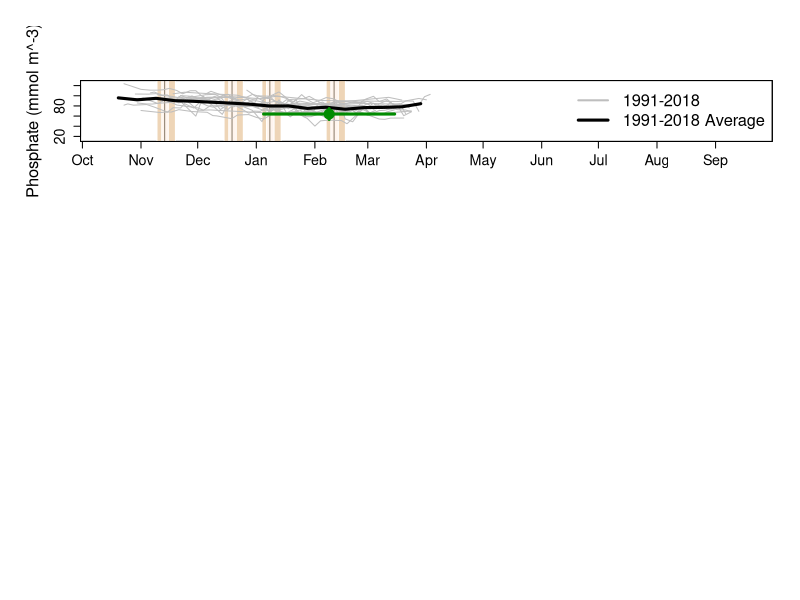
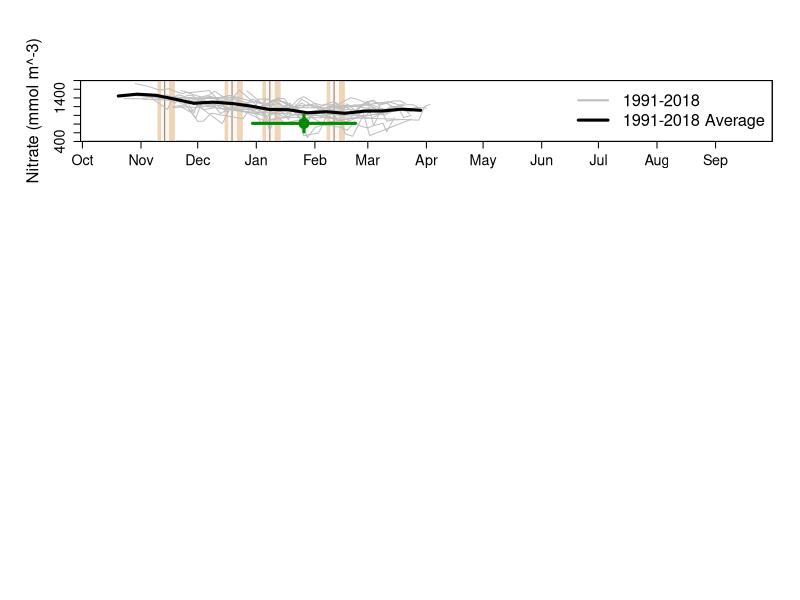

The R source for these figures, in order:
require(lubridate)
require(zoo)
require(ggplot2)
require(reshape2)
require(openxlsx)

####### early vs lat ice yrs. 
late <- c(1991, 1994, 2004, 2013, 2015) 
early<- c (1992, 1998, 2007, 2008, 2010)

#### directories 
data_wd<-"~/Desktop/CodeData/DATA/"
plot_wd<-"~/Desktop/CodeData/PLOTS/"

####### Load Data ########
setwd(data_wd)
mn_repro_dates <- read.xlsx("Pal Datasets.xlsx", sheet = "Adélie", skipEmptyRows = FALSE)
nut <- read.xlsx("Pal Datasets.xlsx", sheet = "Nutrients", skipEmptyRows = FALSE)


####### Loop through each season to pull out min/max for variable of interest #####
Phos_min<-NULL
Nitrate_min<-NULL

for(g in 1:length(unique(nut$Season))){
  this_yr<-unique(nut$Season)[g]
  v1<-subset(nut, nut$Season == this_yr)
  v1<-v1[order(v1$Days.Sept30 ),]
  ###### calculate min
  Nitrate_min<-rbind(Nitrate_min, rbind(
    c("Nitrate",  this_yr, v1$Days.Sept30[which.min(v1[,7])], v1[,7][which.min(v1[,7])])))
  Phos_min<-rbind(Phos_min, rbind(
    c("Phosphate",  this_yr, v1$Days.Sept30[which.min(v1[,6])], v1[,6][which.min(v1[,6])])))
  
 # dev.new()
  #par(mfrow=c(1,2))
 # plot(v1$Days.Sept30, v1[,6], type="o", main=c(g, this_yr), xlim=c(1, 200))
 # abline(v= v1$Days.Sept30[which.min(v1[,6])], col="green")
 # abline(v=c(26,151)) 
 # abline(v=c(50), lty=2, col="gray")
  
 # plot(v1$Days.Sept30, v1[,7], type="o", main=c(g, this_yr), xlim=c(1, 200))
 # abline(v= v1$Days.Sept30[which.min(v1[,7])], col="green")
 # abline(v=c(26,151)) 
#  abline(v=c(50), lty=2, col="gray")
}


colnames( Nitrate_min)<-c("variable","season","day_of_min", "min_Nitrate_value")
Nitrate_min<-as.data.frame(Nitrate_min)
Nitrate_min[,2]<-as.numeric(as.character(Nitrate_min[,2]))
Nitrate_min[,3]<-as.numeric(as.character(Nitrate_min[,3]))
Nitrate_min[,4]<-as.numeric(as.character(Nitrate_min[,4]))

colnames( Phos_min)<-c("variable","season","day_of_min", "min_Phos_value")
Phos_min<-as.data.frame(Phos_min)
Phos_min[,2]<-as.numeric(as.character(Phos_min[,2]))
Phos_min[,3]<-as.numeric(as.character(Phos_min[,3]))
Phos_min[,4]<-as.numeric(as.character(Phos_min[,4]))

#remove years with gaps 
Nitrate_min[Nitrate_min$season %in% c(2001,2000,1995:1991),3]<-NA
Nitrate_min[Nitrate_min$season %in% c(2001,2000,1995:1991),4]<-NA

Phos_min[Phos_min$season %in% c( 2001,2000,1995:1991),3]<-NA
Phos_min[Phos_min$season %in% c(2001,2000,1995:1991),4]<-NA

#save(Nitrate_min, file="Nitrate_min.Rdata")
#save(Phos_min, file="Phos_min.Rdata")




#############  FIGURE #####################  

######## Labeling dates
dates<-as.Date(c("2020-10-01", "2020-11-01" ,"2020-12-01" ,"2021-01-01", "2021-02-01", "2021-03-01", "2021-04-01", "2021-05-01", "2021-06-01", "2021-07-01", "2021-08-01" ,"2021-09-01"))
day_since_sept30<-c(1, 32, 62 ,93, 124, 152, 183, 213, 244, 274, 305, 336)

setwd(plot_wd)
pdf("Phosphate_summary_phenology.pdf", height=10, width=6)

par(mfrow=c(3,1)); par(oma=c(2,2,2,0))
plot(NA,NA, col="lightgray", xlim=c(0,366), ylim=c(10,130) , xlab="", ylab="Phosphate (mmol m^-3)", cex.lab=1.5, cex.axis=1.3,,xaxs="i",yaxs="i", xaxt="n")
axis(1, at=day_since_sept30, label=format(dates, "%b"),cex.axis=1.3)

############## and quantiles and mean penguin dates 
id1<-1
id2<-5
col1<-"bisque2" 
rect(quantile(mn_repro_dates[,2], na.rm=TRUE)[id1], -1000, quantile(mn_repro_dates[,2], na.rm=TRUE)[id2], 1000, col=col1, border=F)
rect(quantile(mn_repro_dates[,3], na.rm=TRUE)[id1], -1000, quantile(mn_repro_dates[,3], na.rm=TRUE)[id2], 1000, col=col1, border=F)
rect(quantile(mn_repro_dates[,4], na.rm=TRUE)[id1], -1000, quantile(mn_repro_dates[,4], na.rm=TRUE)[id2], 1000, col=col1, border=F)
rect(quantile(mn_repro_dates[,5], na.rm=TRUE)[id1], -1000, quantile(mn_repro_dates[,5], na.rm=TRUE)[id2], 1000, col=col1, border=F)
id1<-2
id2<-4
col2<-"seashell1" 
rect(quantile(mn_repro_dates[,2], na.rm=TRUE)[id1], -1000, quantile(mn_repro_dates[,2], na.rm=TRUE)[id2], 1000, col=col2, border=F)
rect(quantile(mn_repro_dates[,3], na.rm=TRUE)[id1], -1000, quantile(mn_repro_dates[,3], na.rm=TRUE)[id2], 1000, col=col2, border=F)
rect(quantile(mn_repro_dates[,4], na.rm=TRUE)[id1], -1000, quantile(mn_repro_dates[,4], na.rm=TRUE)[id2], 1000, col=col2, border=F)
rect(quantile(mn_repro_dates[,5], na.rm=TRUE)[id1], -1000, quantile(mn_repro_dates[,5], na.rm=TRUE)[id2], 1000, col=col2, border=F)

# add repro means 
abline(v= mean(mn_repro_dates[,2], na.rm=TRUE), col="bisque4")#lay
abline(v= mean(mn_repro_dates[,3], na.rm=TRUE), col="bisque4")#hatch
abline(v= mean(mn_repro_dates[,4], na.rm=TRUE), col="bisque4")#crit per
abline(v= mean(mn_repro_dates[,5], na.rm=TRUE), col="bisque4")# fledge
############## ############## ############## 

#plot line for each year 
for(q in 1:length(unique(nut$Season))){
  yr1<-subset(nut, nut$Season == unique(nut$Season)[q])
  if((yr1$Season[1] %in% c(2001,2000,1995:1991))==F ){
    yr1<-yr1[order(yr1$Days.Sept30),]
    lines(yr1$Days.Sept30 ,yr1[,6], col="gray")
  }
}
box()


zzz<-nut[order(nut$Season),]
#remove years with incomplete data 
zzz<-zzz[-which(zzz$Season %in% c(2001,2000,1995:1991)==T),]
roundJD<-  round(zzz$Days.Sept30, digits=-1)#rounds to nearest 10    
aaa<-aggregate(zzz[,6], by=list(roundJD), FUN=mean, na.rm=T)
lines(aaa[,1], aaa[,2], col="black", lwd=3)

##### ad mn/sd in peak/valley
lwd_id<-3; cex_id<-3; pt_COL<-"green4"

points(mean(Phos_min$day_of_min, na.rm=TRUE), mean(Phos_min$min_Phos_value, na.rm=TRUE) , cex=cex_id, pch=20, col=pt_COL)
#sd for day of peak 
segments(mean(Phos_min$day_of_min, na.rm=TRUE)- sd(Phos_min$day_of_min, na.rm=TRUE) ,mean(Phos_min$min_Phos_value, na.rm=TRUE),
         mean(Phos_min$day_of_min, na.rm=TRUE)+ sd(Phos_min$day_of_min, na.rm=TRUE), mean(Phos_min$min_Phos_value, na.rm=TRUE), col=pt_COL,lwd=lwd_id)
#sd for magnitude of wind speed 
segments(mean(Phos_min$day_of_min, na.rm=TRUE), mean(Phos_min$min_Phos_value, na.rm=TRUE)- sd(Phos_min$min_Phos_value, na.rm=TRUE),
         mean(Phos_min$day_of_min, na.rm=TRUE), mean(Phos_min$min_Phos_value, na.rm=TRUE)+ sd(Phos_min$min_Phos_value, na.rm=TRUE),col=pt_COL, lwd=lwd_id)

legend("topright", c("1991-2018", "1991-2018 Average" ), lwd=c(2,3), col=c("gray", "black"), bty="n", cex=1.5)

dev.off()
#################################################################






############## FIGURE  ##################### 
pdf("Nitrate_summary_phenology.pdf", height=10, width=6)
par(mfrow=c(3,1)); par(oma=c(2,2,2,0))
plot(NA,NA, col="lightgray", xlim=c(0,366), ylim=c(400,1800) , xlab="", ylab="Nitrate (mmol m^-3)", cex.lab=1.5, cex.axis=1.3,,xaxs="i",yaxs="i", xaxt="n")
axis(1, at=day_since_sept30, label=format(dates, "%b"),cex.axis=1.3)

############## and quantiles and mean penguin dates 
id1<-1
id2<-5
col1<-"bisque2" 
rect(quantile(mn_repro_dates[,2], na.rm=TRUE)[id1], -2000, quantile(mn_repro_dates[,2], na.rm=TRUE)[id2], 2000, col=col1, border=F)
rect(quantile(mn_repro_dates[,3], na.rm=TRUE)[id1], -2000, quantile(mn_repro_dates[,3], na.rm=TRUE)[id2], 2000, col=col1, border=F)
rect(quantile(mn_repro_dates[,4], na.rm=TRUE)[id1], -2000, quantile(mn_repro_dates[,4], na.rm=TRUE)[id2], 2000, col=col1, border=F)
rect(quantile(mn_repro_dates[,5], na.rm=TRUE)[id1], -2000, quantile(mn_repro_dates[,5], na.rm=TRUE)[id2], 2000, col=col1, border=F)
id1<-2
id2<-4
col2<-"seashell1" 
rect(quantile(mn_repro_dates[,2], na.rm=TRUE)[id1], -2000, quantile(mn_repro_dates[,2], na.rm=TRUE)[id2], 2000, col=col2, border=F)
rect(quantile(mn_repro_dates[,3], na.rm=TRUE)[id1], -2000, quantile(mn_repro_dates[,3], na.rm=TRUE)[id2], 2000, col=col2, border=F)
rect(quantile(mn_repro_dates[,4], na.rm=TRUE)[id1], -2000, quantile(mn_repro_dates[,4], na.rm=TRUE)[id2], 2000, col=col2, border=F)
rect(quantile(mn_repro_dates[,5], na.rm=TRUE)[id1], -2000, quantile(mn_repro_dates[,5], na.rm=TRUE)[id2], 2000, col=col2, border=F)

# add repro means 
abline(v= mean(mn_repro_dates[,2], na.rm=TRUE), col="bisque4")#lay
abline(v= mean(mn_repro_dates[,3], na.rm=TRUE), col="bisque4")#hatch
abline(v= mean(mn_repro_dates[,4], na.rm=TRUE), col="bisque4")#crit per
abline(v= mean(mn_repro_dates[,5], na.rm=TRUE), col="bisque4")# fledge
############## ############## ############## 

#plot line for each year 
for(q in 1:length(unique(nut$Season))){
  yr1<-subset(nut, nut$Season == unique(nut$Season)[q])
  if((yr1$Season[1] %in% c(2001,2000,1995:1991))==F ){
    yr1<-yr1[order(yr1$Days.Sept30),]
    lines(yr1$Days.Sept30 ,yr1[,7], col="gray")
  }
}
box()


zzz<-nut[order(nut$Season),]
#remove years with incomplete data 
zzz<-zzz[-which(zzz$Season %in% c(2001,2000,1995:1991)==T),]
roundJD<-  round(zzz$Days.Sept30, digits=-1)#rounds to nearest 10    
aaa<-aggregate(zzz[,7], by=list(roundJD), FUN=mean, na.rm=T)
lines(aaa[,1], aaa[,2], col="black", lwd=3)

##### ad mn/sd in peak/valley
lwd_id<-3; cex_id<-3; pt_COL<-"green4"

points(mean(Nitrate_min$day_of_min, na.rm=TRUE), mean(Nitrate_min$min_Nitrate_value, na.rm=TRUE) , cex=cex_id, pch=20, col=pt_COL)
#sd for day of peak 
segments(mean(Nitrate_min$day_of_min, na.rm=TRUE)- sd(Nitrate_min$day_of_min, na.rm=TRUE) ,mean(Nitrate_min$min_Nitrate_value, na.rm=TRUE),
         mean(Nitrate_min$day_of_min, na.rm=TRUE)+ sd(Nitrate_min$day_of_min, na.rm=TRUE), mean(Nitrate_min$min_Nitrate_value, na.rm=TRUE), col=pt_COL,lwd=lwd_id)
#sd for magnitude of wind speed 
segments(mean(Nitrate_min$day_of_min, na.rm=TRUE), mean(Nitrate_min$min_Nitrate_value, na.rm=TRUE)- sd(Nitrate_min$min_Nitrate_value, na.rm=TRUE),
         mean(Nitrate_min$day_of_min, na.rm=TRUE), mean(Nitrate_min$min_Nitrate_value, na.rm=TRUE)+ sd(Nitrate_min$min_Nitrate_value, na.rm=TRUE),col=pt_COL, lwd=lwd_id)

legend("topright", c("1991-2018", "1991-2018 Average" ), lwd=c(2,3), col=c("gray", "black"), bty="n", cex=1.5)

dev.off()
#################################################################



















